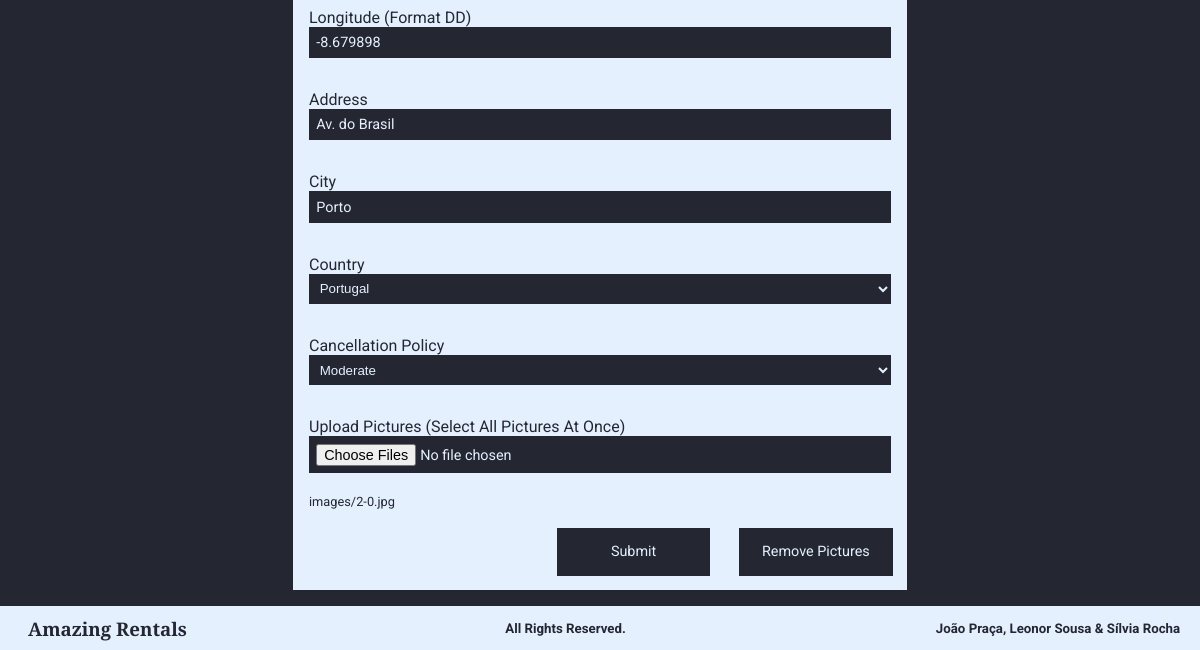
Page /editProperty.php?id=2 (signed in, lower part) on the earlier database version.
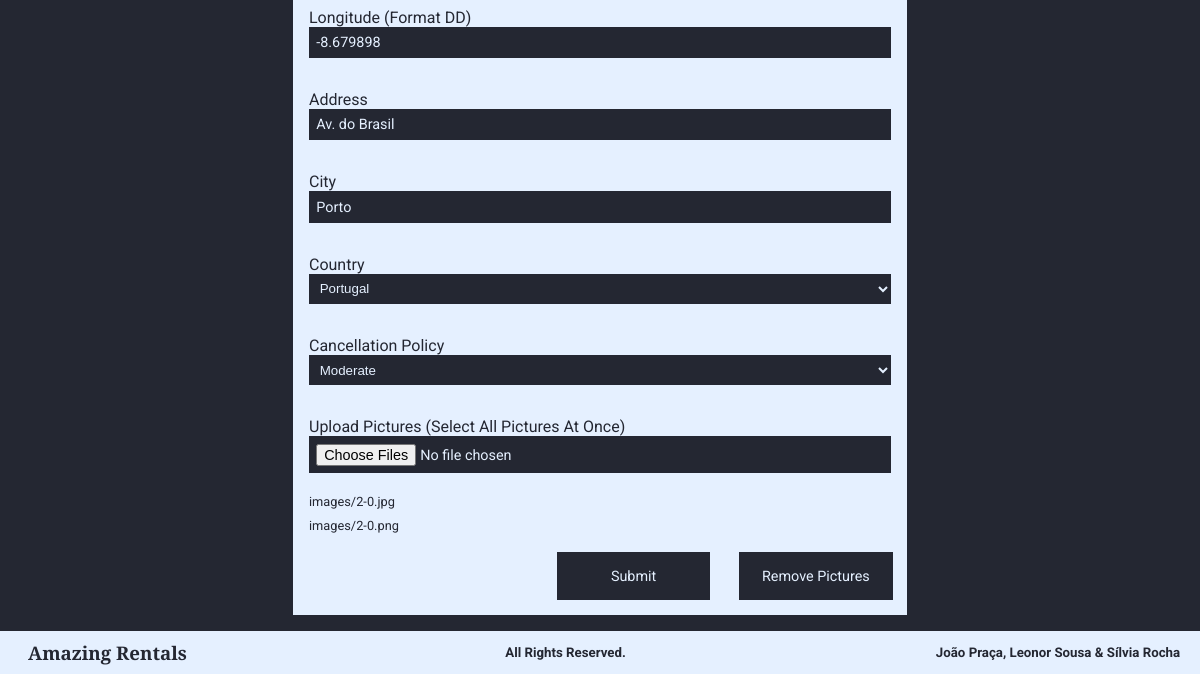
Same page on the later database version.
### tables this page shows
CREATE TABLE Imagem (
    urlImagem   VARCHAR(20) PRIMARY KEY, 
    legenda TEXT,
    idHabitacao   INTEGER REFERENCES Habitacao(idHabitacao) ON DELETE CASCADE ON UPDATE CASCADE
);

### database/habitations.php (called while the page is built, shortened)
<?php
include_once("users.php");
function getCancellationPolicys(){
    global $db;
    $stmt = $db->prepare('SELECT * FROM PoliticaDeCancelamento');
    $stmt->execute();
    return $stmt->fetchAll();
}
function getHabitationById($id){
    global $db;
    $stmt = $db->prepare('SELECT * FROM Habitacao WHERE idHabitacao=?');
    $stmt->execute(array($id));
    return $stmt->fetch();
}
function getPolicy($id){
    global $db;
    $stmt = $db->prepare('SELECT * FROM PoliticaDeCancelamento WHERE idPolitica=?');
    $stmt->execute(array($id));
    return $stmt->fetch();
}
function getNameCity($id){
    global $db;
    $stmt = $db->prepare('SELECT nome FROM Cidade WHERE idCidade=?');
    $stmt->execute(array($id));
    return $stmt->fetch()['nome'];
}
function getCountryCity($idCity){
    global $db;
    $stmt = $db->prepare('SELECT idPais FROM Cidade JOIN Pais USING (idPais) WHERE idCidade=?');
    $stmt->execute(array($idCity));
    return $stmt->fetch()['idPais'];
}
function getHabitationPictures($id){
    global $db;
    $stmt = $db->prepare('SELECT * FROM Imagem WHERE idHabitacao=?');
    $stmt->execute(array($id));
    return $stmt->fetchAll();
}
?>

### database/users.php (called while the page is built, shortened)
<?php
function getCountries(){
    global $db;
    $stmt = $db->prepare('SELECT * FROM Pais');
    $stmt->execute();
    return $stmt->fetchAll();
}
function getCountryById($id){
    global $db;
    $stmt = $db->prepare('SELECT * FROM Pais WHERE idPais=?');
    $stmt->execute(array($id));
    return $stmt->fetch();
}
?>

### templates/forms/property.php (the view, shortened to what this page needs)
<form id="property_form" class="verticalForm" action=<?=$action_form?> method="post" enctype="multipart/form-data">
            <?php
            include_once('database/connection.php');
            include_once('database/habitations.php');
            ?>
    <label> Longitude (Format DD)
        <input type="number" value="<?=$longitude?>" min="-180" max="180" step="0.000001" id="longitude" name="longitude">
    </label>
    <label> Address
        <input type="text" name="address" value="<?=$address?>" required>
    </label>
    <label> City
        <input type="text" name="city" value="<?=$city?>" required>
    </label>
    <label> Country
        <select name="country" value="<?=$country['idPais']?>" required>
            <?php
            include_once('database/connection.php');
            include_once('database/users.php');
            $countries = getCountries();
            foreach ($countries as $country) {
                echo '<option value="' . $country['idPais'] . '">' . $country['nome'] . '</option>';
            }
            ?>
        </select>
    </label>
    <label> Cancellation Policy
        <select name="policies" required>
            <?php
            include_once('database/connection.php');
            include_once('database/habitations.php');
            $policys = getCancellationPolicys();
            foreach ($policys as $policyy) {
                if ($policyy == $policy)
                    echo '<option value="' . $policyy['idPolitica'] . '"selected>' . $policyy['nome'] . '</option>';
                else
                    echo '<option value="' . $policyy['idPolitica'] . '">' . $policyy['nome'] . '</option>';
            }
            ?>
        </select>
    </label>
    <label> Upload Pictures (Select All Pictures At Once)
        <input type="file" name="pictures[]" accept="image/*" multiple value="<?=$image?>" >
    </label>
    <?php
        if(isset($_GET['id'])){
            $pictures=getHabitationPictures($_GET['id']);
            foreach($pictures as $pic){
                echo '<p>' . $pic['urlImagem'] . '</p>';
            }
            $link = "templates/forms/removeAllImages_action.php?id=" . $_GET['id'];
    ?>
        <input type="button" value="Remove Pictures" id="rem_pictures_button" class="submit" onclick="window.location.replace('<?=$link?>');">
    <?php } ?>
    <input class="submit" type="submit" value="Submit" id="submitProperty">
</form>

Differences in the rows shown:
added imagem: urlImagem "images/2-0.png"
